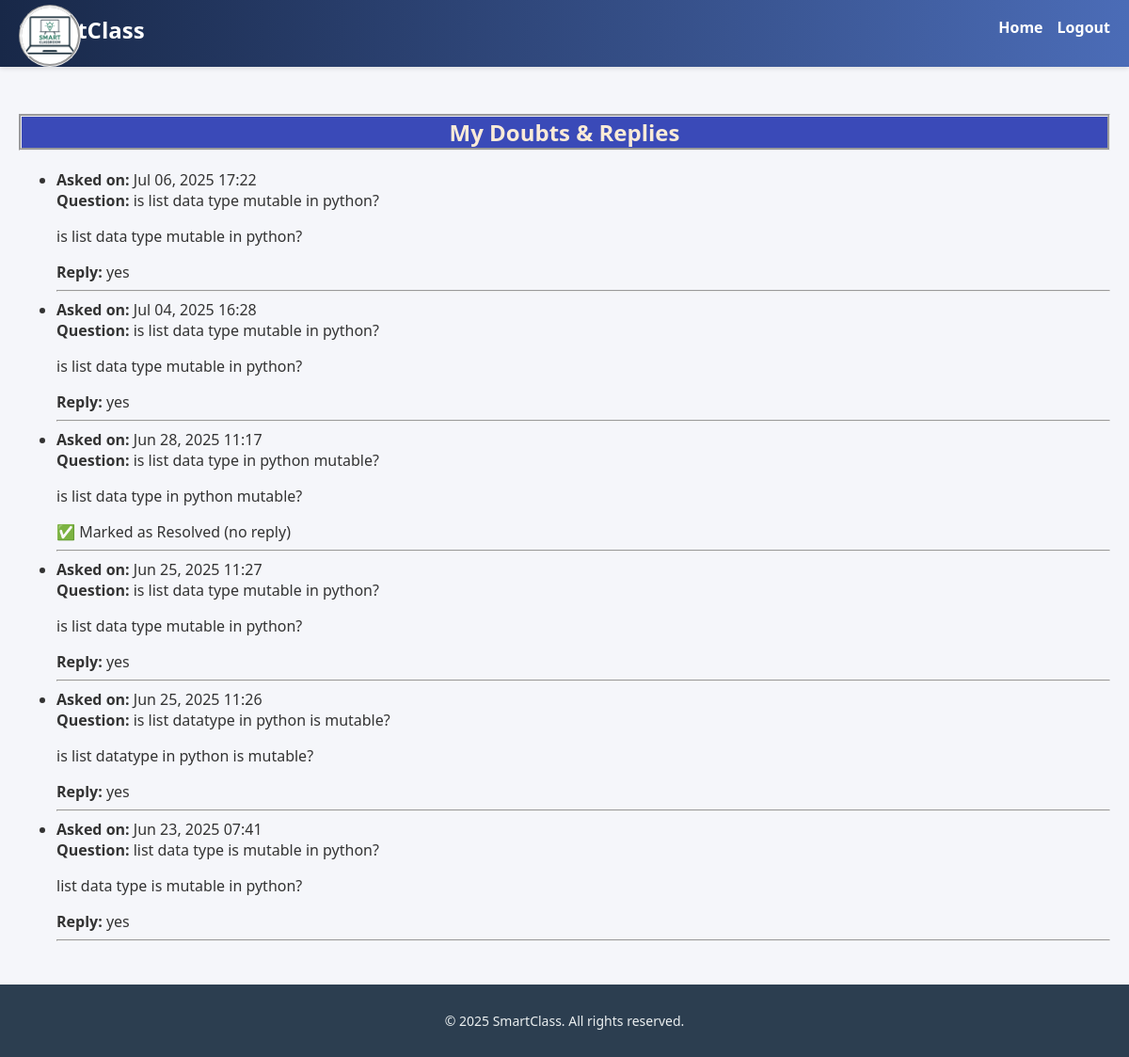
The page /student/my-doubts/ (signed in) on the database its author committed.
### core/models.py (models this page shows, shortened)
class Doubt(models.Model):
    student = models.ForeignKey(User, on_delete=models.CASCADE, related_name='doubts')
    teacher = models.ForeignKey(User, on_delete=models.CASCADE, related_name='assigned_doubts')
    question = models.TextField()
    reply = models.TextField(blank=True, null=True)
    created_at = models.DateTimeField(auto_now_add=True)
    is_resolved = models.BooleanField(default=False)

### core/views.py (the view)
# urls.py: path('student/my-doubts/', views.my_doubts, name='my_doubts'),
@login_required
def my_doubts(request):
    doubts = Doubt.objects.filter(student=request.user).order_by('-created_at')
    return render(request, 'core/my_doubts.html', {'doubts': doubts})

### core/templates/core/my_doubts.html
{% extends "core/base.html" %}
{% block content %}
<h2 style="border-style: groove;background-color: rgb(58, 74, 184);color: antiquewhite;"><center>My Doubts & Replies</center></h2>
<ul>
  {% for doubt in doubts %}
    <li>
      <strong>Asked on:</strong> {{ doubt.created_at|date:"M d, Y H:i" }}<br>
      <strong>Question:</strong> {{ doubt.question }}<br>
<p class="question">{{ doubt.question }}</p>
      {% if doubt.reply %}
        <strong>Reply:</strong> {{ doubt.reply }}
      {% elif doubt.is_resolved %}
        ✅ Marked as Resolved (no reply)
      {% else %}
        ⏳ Pending...
      {% endif %}
    </li>
    <hr>
  {% empty %}
    <p>You haven’t submitted any doubts yet.</p>
  {% endfor %}
</ul>
{% endblock %}

### core/static/core/css/base.css (style rules this page uses)
body { margin: 0; padding: 0; font-family: 'Segoe UI', sans-serif; background-color: #f5f6fa; color: #333; }

### rows shown on the page
Doubt: created_at "Jul 06, 2025 17:22", question "is list data type mutable in python?", reply "yes"
Doubt: created_at "Jul 04, 2025 16:28", question "is list data type mutable in python?", reply "yes"
Doubt: created_at "Jun 28, 2025 11:17", question "is list data type in python mutable?", is_resolved "✅ Marked as Resolved (no reply)"
Doubt: created_at "Jun 25, 2025 11:27", question "is list data type mutable in python?", reply "yes"
Doubt: created_at "Jun 25, 2025 11:26", question "is list datatype in python is mutable?", reply "yes"
Doubt: created_at "Jun 23, 2025 07:41", question "list data type is mutable in python?", reply "yes"
